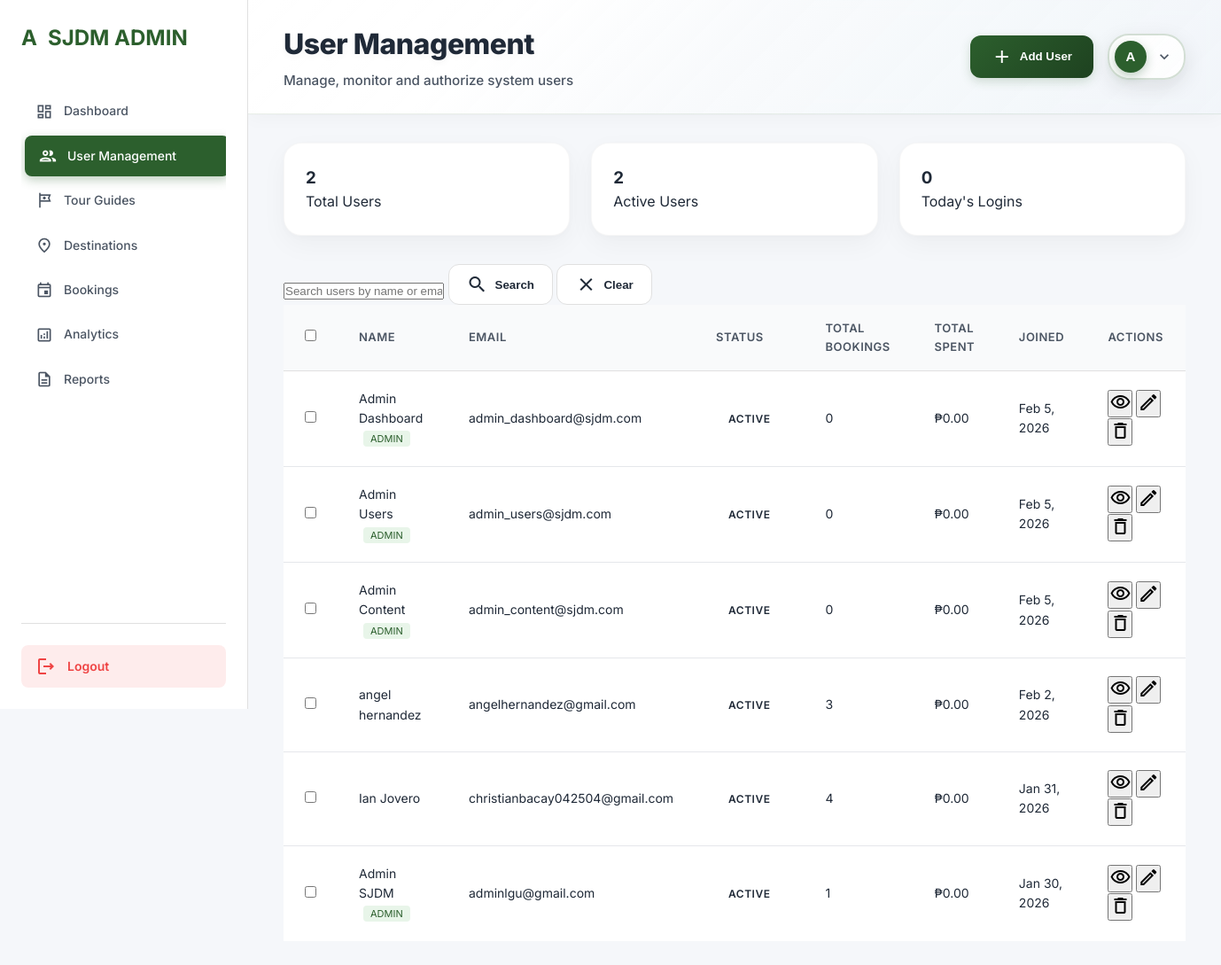
Page /admin/user-management.php (signed in) on the earlier database version.
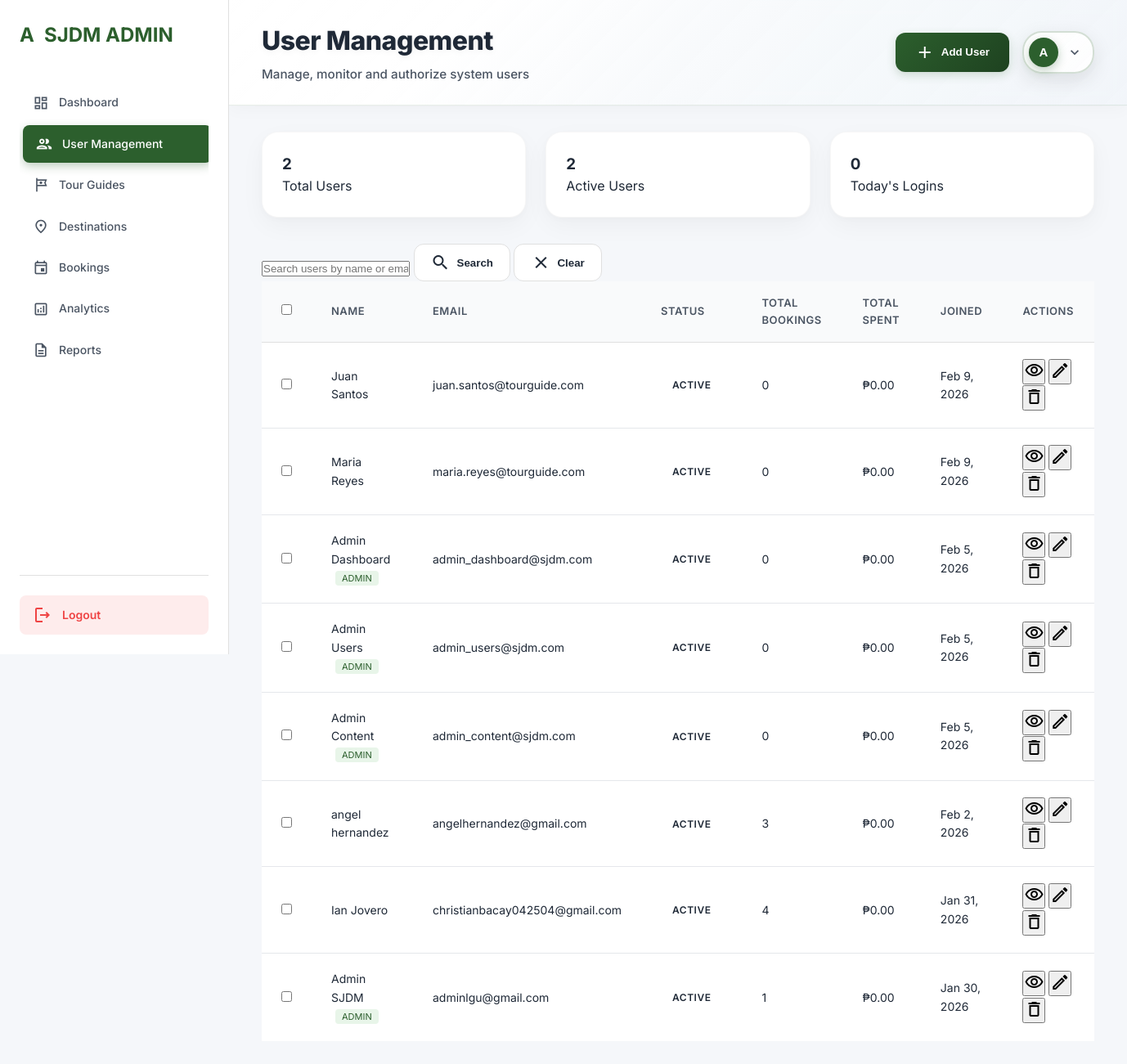
Same page on the later database version.
### tables this page shows
CREATE TABLE `admin_menu_items` (
  `id` int(11) NOT NULL,
  `menu_name` varchar(100) NOT NULL,
  `menu_icon` varchar(50) DEFAULT NULL,
  `menu_url` varchar(200) NOT NULL,
  `display_order` int(11) DEFAULT 0,
  `is_active` tinyint(1) DEFAULT 1,
  `parent_id` int(11) DEFAULT 0,
  `created_at` timestamp NOT NULL DEFAULT current_timestamp(),
  `updated_at` timestamp NOT NULL DEFAULT current_timestamp() ON UPDATE current_timestamp()
);

CREATE TABLE `users` (
  `id` int(11) NOT NULL,
  `first_name` varchar(50) NOT NULL,
  `last_name` varchar(50) NOT NULL,
  `email` varchar(100) NOT NULL,
  `password` varchar(255) NOT NULL,
  `user_type` enum('user','admin','tour_guide') DEFAULT 'user',
  `status` enum('active','inactive','suspended') DEFAULT 'active',
  `created_at` timestamp NOT NULL DEFAULT current_timestamp(),
  `updated_at` timestamp NOT NULL DEFAULT current_timestamp() ON UPDATE current_timestamp(),
  `last_login` timestamp NULL DEFAULT NULL,
  `preferences_set` tinyint(1) DEFAULT 0
);

### admin/user-management.php (the view, shortened to what this page needs)
<?php
function getAdminConnection()
{
    return getDatabaseConnection();
}
function getUsersList($conn, $page = 1, $limit = 15, $search = '')
{
    $offset = ($page - 1) * $limit;
    $search = $conn->real_escape_string($search);
    $usersQuery = "SELECT u.*, a.admin_mark,
                   (SELECT COUNT(*) FROM bookings WHERE user_id = u.id) as total_bookings,
                   (SELECT SUM(total_amount) FROM bookings WHERE user_id = u.id AND status = 'completed') as total_spent
                   FROM users u
                   LEFT JOIN admin_users a ON u.id = a.user_id WHERE 1=1";
    $usersQuery .= " ORDER BY u.created_at DESC LIMIT $limit OFFSET $offset";
    $usersResult = $conn->query($usersQuery);
    $countQuery = "SELECT COUNT(*) as total FROM users WHERE 1=1";
    $countResult = $conn->query($countQuery);
    $totalCount = $countResult->fetch_assoc()['total'];
    $totalPages = ceil($totalCount / $limit);
    $users = [];
    while ($row = $usersResult->fetch_assoc()) {
        $users[] = $row;
    }
    return [
        'users' => $users,
        'pagination' => [
            'current_page' => $page,
            'total_pages' => $totalPages,
            'total_count' => $totalCount,
            'limit' => $limit
        ]
    ];
}
function getAdminStats($conn)
{
    $stats = [];
    $result = $conn->query("SELECT COUNT(*) as total FROM users WHERE user_type = 'user'");
    $stats['totalUsers'] = $result->fetch_assoc()['total'];
    $result = $conn->query("SELECT COUNT(*) as total FROM users WHERE user_type = 'user' AND status = 'active'");
    $stats['activeUsers'] = $result->fetch_assoc()['total'];
    $result = $conn->query("SELECT COUNT(*) as total FROM bookings");
    $stats['totalBookings'] = $result->fetch_assoc()['total'];
    $result = $conn->query("SELECT COUNT(DISTINCT user_id) as total FROM login_activity WHERE DATE(login_time) = CURDATE() AND status = 'success'");
    $stats['todayLogins'] = $result->fetch_assoc()['total'];
    $result = $conn->query("SELECT COUNT(*) as total FROM tour_guides");
    $stats['totalGuides'] = $result->fetch_assoc()['total'];
    $result = $conn->query("SELECT COUNT(*) as total FROM tourist_spots");
    $stats['totalDestinations'] = $result->fetch_assoc()['total'];
    return $stats;
}
$conn = getAdminConnection();
$dbSettings = [];
$result = $conn->query("SELECT setting_key, setting_value FROM admin_dashboard_settings");
if ($result) {
    while ($row = $result->fetch_assoc()) {
        $dbSettings[$row['setting_key']] = $row['setting_value'];
    }
}
$umSettings = [];
$result = $conn->query("SELECT setting_key, setting_value FROM user_management_settings");
if ($result) {
    while ($row = $result->fetch_assoc()) {
        $umSettings[$row['setting_key']] = $row['setting_value'];
    }
}
$logoText = $dbSettings['admin_logo_text'] ?? 'SJDM ADMIN';
$moduleTitle = $umSettings['module_title'] ?? 'User Management';
$moduleSubtitle = $umSettings['module_subtitle'] ?? 'Manage system users';
$adminMark = $umSettings['admin_mark_label'] ?? 'A';
$menuItems = [];
$result = $conn->query("SELECT * FROM admin_menu_items WHERE is_active = 1 ORDER BY display_order ASC");
if ($result) {
    while ($row = $result->fetch_assoc()) {
        $menuItems[] = $row;
    }
}
$page = isset($_GET['page']) ? max(1, intval($_GET['page'])) : 1;
$limit = intval($umSettings['default_user_limit'] ?? 15);
$search = isset($_GET['search']) ? $conn->real_escape_string($_GET['search']) : '';
$usersData = getUsersList($conn, $page, $limit, $search);
$users = $usersData['users'];
$stats = getAdminStats($conn);
?>
<!DOCTYPE html>
<html lang="en">
<head>
    <link rel="stylesheet" href="admin-styles.css">
</head>
<body>
    <div class="admin-container">
        <aside class="sidebar">
            <div class="sidebar-header">
                <div class="logo">
                    <div class="mark-icon"><?php echo $adminMark; ?></div>
                    <span><?php echo $logoText; ?></span>
                </div>
            </div>
            <nav class="sidebar-nav">
                <?php foreach ($menuItems as $item):
                    if (stripos($item['menu_name'], 'hotels') !== false || stripos($item['menu_url'], 'hotels') !== false ||
                        stripos($item['menu_name'], 'settings') !== false || stripos($item['menu_url'], 'settings') !== false) {
                        continue;
                    }
                    $isActive = basename($_SERVER['PHP_SELF']) == $item['menu_url'] ? 'active' : '';
                    ?>
                    <a href="<?php echo $item['menu_url']; ?>" class="nav-item <?php echo $isActive; ?>">
                        <span class="material-icons-outlined"><?php echo $item['menu_icon']; ?></span>
                        <span><?php echo $item['menu_name']; ?></span>
                    </a>
                <?php endforeach; ?>
            </nav>
            <div class="sidebar-footer">
                <a href="logout.php" class="logout-btn">
                    <span class="material-icons-outlined">logout</span>
                    <span>Logout</span>
                </a>
            </div>
        </aside>
        <main class="main-content">
            <header class="top-bar">
                <div class="page-title">
                    <h1><?php echo $moduleTitle; ?></h1>
                    <p><?php echo $moduleSubtitle; ?></p>
                </div>
                <div class="top-bar-actions">
                    <button class="btn-primary" onclick="showAddUserModal()">
                        <span class="material-icons-outlined">add</span>
                        Add User
                    </button>
                    <div class="profile-dropdown">
                        <button class="profile-button" id="adminProfileButton">
                            <div class="profile-avatar"><?php echo isset($adminMark) ? substr($adminMark, 0, 1) : 'A'; ?></div>
                            <span class="material-icons-outlined">expand_more</span>
                        </button>
                    </div>
                </div>
            </header>
            <div class="content-area">
                <div class="stats-grid">
                    <div class="stat-card">
                        <h3><?php echo $stats['totalUsers']; ?></h3>
                        <p>Total Users</p>
                    </div>
                    <div class="stat-card">
                        <h3><?php echo $stats['activeUsers']; ?></h3>
                        <p>Active Users</p>
                    </div>
                    <div class="stat-card">
                        <h3><?php echo $stats['todayLogins']; ?></h3>
                        <p>Today's Logins</p>
                    </div>
                </div>
                <div class="search-bar">
                    <input type="text" id="searchInput" placeholder="Search users by name or email..."
                        value="<?php echo htmlspecialchars($search); ?>">
                    <button class="btn-secondary" onclick="searchUsers()">
                        <span class="material-icons-outlined">search</span>
                        Search
                    </button>
                    <button class="btn-secondary" onclick="clearSearch()">
                        <span class="material-icons-outlined">clear</span>
                        Clear
                    </button>
                </div>
                <div class="table-container">
                    <table class="data-table">
                        <thead>
                            <tr>
                                <th>
                                    <input type="checkbox" id="selectAll" onchange="toggleSelectAll()">
                                </th>
                                <th>Name</th>
                                <th>Email</th>
                                <th>Status</th>
                                <th>Total Bookings</th>
                                <th>Total Spent</th>
                                <th>Joined</th>
                                <th>Actions</th>
                            </tr>
                        </thead>
                        <tbody>
                            <?php foreach ($users as $user): ?>
                                <tr>
                                    <td>
                                        <input type="checkbox" class="user-checkbox" value="<?php echo $user['id']; ?>">
                                    </td>
                                    <td><?php echo htmlspecialchars($user['first_name'] . ' ' . $user['last_name']); ?>
                                        <?php if ($user['user_type'] == 'admin'): ?>
                                            <span class="badge" style="background: var(--primary-light); color: var(--primary); padding: 2px 8px; border-radius: 4px; font-size: 11px; margin-left: 5px;">ADMIN</span>
                                        <?php endif; ?>
                                    </td>
                                    <td><?php echo htmlspecialchars($user['email']); ?></td>
                                    <td>
                                        <span class="status-badge status-<?php echo $user['status']; ?>">
                                            <?php echo ucfirst($user['status']); ?>
                                        </span>
                                    </td>
                                    <td><?php echo $user['total_bookings']; ?></td>
                                    <td>₱<?php echo number_format($user['total_spent'] ?? 0, 2); ?></td>
                                    <td><?php echo date('M j, Y', strtotime($user['created_at'])); ?></td>
                                    <td>
                                        <div class="action-buttons">
                                            <button class="btn-icon" onclick="viewUser(<?php echo $user['id']; ?>)"
                                                title="View">
                                                <span class="material-icons-outlined">visibility</span>
                                            </button>
                                            <button class="btn-icon" onclick="editUser(<?php echo $user['id']; ?>)"
                                                title="Edit">
                                                <span class="material-icons-outlined">edit</span>
                                            </button>
                                            <button class="btn-icon" onclick="deleteUser(<?php echo $user['id']; ?>)"
                                                title="Delete">
                                                <span class="material-icons-outlined">delete</span>
                                            </button>
                                        </div>
                                    </td>
                                </tr>
                            <?php endforeach; ?>
                        </tbody>
                    </table>
                </div>
            </div>
        </main>
    </div>
</body>
</html>

Differences in the rows shown:
added users: first_name+last_name "Juan Santos", email "juan.santos@tourguide.com", status "ACTIVE", total_bookings "0", total_spent "0.00", created_at "Feb 9, 2026"
added users: first_name+last_name "Maria Reyes", email "maria.reyes@tourguide.com", status "ACTIVE", total_bookings "0", total_spent "0.00", created_at "Feb 9, 2026"
